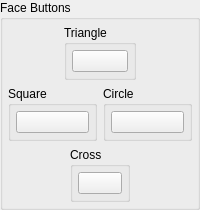
													<widget class="QGroupBox" name="gb_face">
														<property name="title">
															<string>Face Buttons</string>
														</property>
														<layout class="QVBoxLayout" name="gb_face_layout">
															<property name="spacing">
																<number>6</number>
															</property>
															<property name="leftMargin">
																<number>5</number>
															</property>
															<property name="topMargin">
																<number>5</number>
															</property>
															<property name="rightMargin">
																<number>5</number>
															</property>
															<property name="bottomMargin">
																<number>5</number>
															</property>
															<item>
																<widget class="QWidget" name="face_triangle_widget" native="true">
																	<layout class="QHBoxLayout" name="face_triangle_hlayout">
																		<property name="leftMargin">
																			<number>0</number>
																		</property>
																		<property name="topMargin">
																			<number>0</number>
																		</property>
																		<property name="rightMargin">
																			<number>0</number>
																		</property>
																		<property name="bottomMargin">
																			<number>0</number>
																		</property>
																		<item>
																			<spacer name="face_tri_spacer_l">
																				<property name="orientation">
																					<enum>Qt::Orientation::Horizontal</enum>
																				</property>
																				<property name="sizeHint" stdset="0">
																					<size>
																						<width>40</width>
																						<height>20</height>
																					</size>
																				</property>
																			</spacer>
																		</item>
																		<item>
																			<widget class="QGroupBox" name="gb_triangle">
																				<property name="title">
																					<string>Triangle</string>
																				</property>
																				<layout class="QVBoxLayout" name="gb_triangle_layout">
																					<property name="leftMargin">
																						<number>5</number>
																					</property>
																					<property name="topMargin">
																						<number>5</number>
																					</property>
																					<property name="rightMargin">
																						<number>5</number>
																					</property>
																					<property name="bottomMargin">
																						<number>5</number>
																					</property>
																					<item>
																						<widget class="QPushButton" name="btn_triangle">
																							<property name="text">
																								<string/>
																							</property>
																							<property name="autoDefault">
																								<bool>false</bool>
																							</property>
																						</widget>
																					</item>
																				</layout>
																			</widget>
																		</item>
																		<item>
																			<spacer name="face_tri_spacer_r">
																				<property name="orientation">
																					<enum>Qt::Orientation::Horizontal</enum>
																				</property>
																				<property name="sizeHint" stdset="0">
																					<size>
																						<width>40</width>
																						<height>20</height>
																					</size>
																				</property>
																			</spacer>
																		</item>
																	</layout>
																</widget>
															</item>
															<item>
																<layout class="QHBoxLayout" name="face_sq_ci_layout">
																	<item>
																		<widget class="QGroupBox" name="gb_square">
																			<property name="title">
																				<string>Square</string>
																			</property>
																			<layout class="QVBoxLayout" name="gb_square_layout">
																				<property name="leftMargin">
																					<number>5</number>
																				</property>
																				<property name="topMargin">
																					<number>5</number>
																				</property>
																				<property name="rightMargin">
																					<number>5</number>
																				</property>
																				<property name="bottomMargin">
																					<number>5</number>
																				</property>
																				<item>
																					<widget class="QPushButton" name="btn_square">
																						<property name="text">
																							<string/>
																						</property>
																						<property name="autoDefault">
																							<bool>false</bool>
																						</property>
																					</widget>
																				</item>
																			</layout>
																		</widget>
																	</item>
																	<item>
																		<widget class="QGroupBox" name="gb_circle">
																			<property name="title">
																				<string>Circle</string>
																			</property>
																			<layout class="QVBoxLayout" name="gb_circle_layout">
																				<property name="leftMargin">
																					<number>5</number>
																				</property>
																				<property name="topMargin">
																					<number>5</number>
																				</property>
																				<property name="rightMargin">
																					<number>5</number>
																				</property>
																				<property name="bottomMargin">
																					<number>5</number>
																				</property>
																				<item>
																					<widget class="QPushButton" name="btn_circle">
																						<property name="text">
																							<string/>
																						</property>
																						<property name="autoDefault">
																							<bool>false</bool>
																						</property>
																					</widget>
																				</item>
																			</layout>
																		</widget>
																	</item>
																</layout>
															</item>
															<item>
																<widget class="QWidget" name="face_cross_widget" native="true">
																	<layout class="QHBoxLayout" name="face_cross_hlayout">
																		<property name="leftMargin">
																			<number>0</number>
																		</property>
																		<property name="topMargin">
																			<number>0</number>
																		</property>
																		<property name="rightMargin">
																			<number>0</number>
																		</property>
																		<property name="bottomMargin">
																			<number>0</number>
																		</property>
																		<item>
																			<spacer name="face_cross_spacer_l">
																				<property name="orientation">
																					<enum>Qt::Orientation::Horizontal</enum>
																				</property>
																				<property name="sizeHint" stdset="0">
																					<size>
																						<width>40</width>
																						<height>20</height>
																					</size>
																				</property>
																			</spacer>
																		</item>
																		<item>
																			<widget class="QGroupBox" name="gb_cross">
																				<property name="title">
																					<string>Cross</string>
																				</property>
																				<layout class="QVBoxLayout" name="gb_cross_layout">
																					<property name="leftMargin">
																						<number>5</number>
																					</property>
																					<property name="topMargin">
																						<number>5</number>
																					</property>
																					<property name="rightMargin">
																						<number>5</number>
																					</property>
																					<property name="bottomMargin">
																						<number>5</number>
																					</property>
																					<item>
																						<widget class="QPushButton" name="btn_cross">
																							<property name="text">
																								<string/>
																							</property>
																							<property name="autoDefault">
																								<bool>false</bool>
																							</property>
																						</widget>
																					</item>
																				</layout>
																			</widget>
																		</item>
																		<item>
																			<spacer name="face_cross_spacer_r">
																				<property name="orientation">
																					<enum>Qt::Orientation::Horizontal</enum>
																				</property>
																				<property name="sizeHint" stdset="0">
																					<size>
																						<width>40</width>
																						<height>20</height>
																					</size>
																				</property>
																			</spacer>
																		</item>
																	</layout>
																</widget>
															</item>
														</layout>
													</widget>
